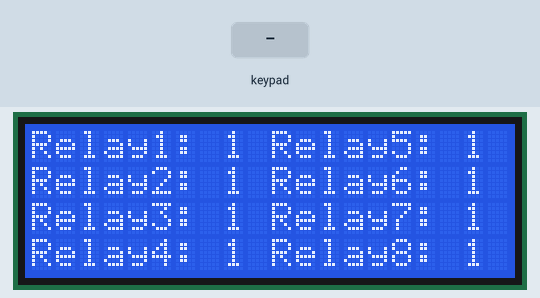
Recording of a sketch running on a simulated Arduino Uno, built with avr-gcc and run on an emulated ATmega328P. Shown: 20×4 character LCD. The test bench sets the inputs (shaded band). What the sketch prints to the serial monitor is not drawn.

Above: at 3.1 s.
3.2 s: key '*' pressed
At 4.4 s:
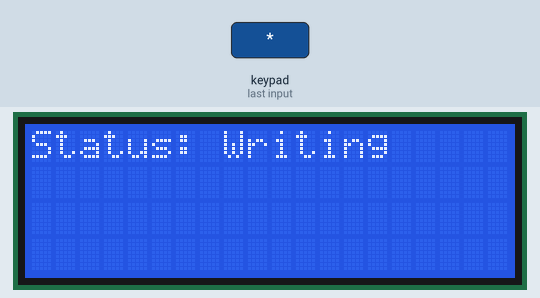
4.7 s: keypad keys 1 2 * pressed 0.4 s apart
At 5.75 s:
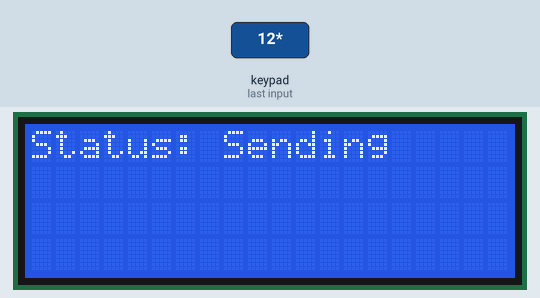
Timing chart, 0 to 7.7 s (numbered marks = the images above; inputs shaded):
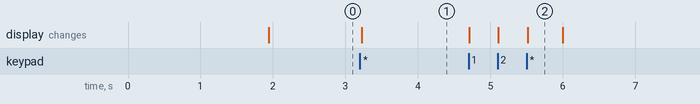

Measured:
- after the input at 3.2 s, the display: changes at once (image 1)
- after the input at 4.7 s, the display: first changes at once (image 2 shows a later state)
- what the display in image 2 shows lasts 0.5 s, from 5.5 s to 6.0 s

The sketch:

main.ino
```cpp
#include <Arduino.h>
#include <Keypad.h>
#include <keypadConfig.h>

#define N 9

#include <relay.h>

#include <Wire.h>
#include <LCD.h>
#include <LiquidCrystal_I2C.h>
#include <lcdConfig.h>

Keypad keypad = Keypad(makeKeymap(keys), rowPins, colPins, ROWS, COLS);
LiquidCrystal_I2C lcd(0x27, 2, 1, 0, 4, 5, 6, 7, 3, POSITIVE);

Relay relays[N];

long wd;
uint8_t status = NON_ACTION;
uint8_t pos = 0;
uint8_t queue[N];

void clearQueue(){
  for(int i = 0; i<N ; i++){
    queue[i] = 0;
  }
  pos = 0;
}

void setup() {
  // --- Screen Init ---
  lcd.begin(20, 4);
  lcd.backlight();
  lcd.setCursor(0,0); //Start at character 4 on line 0

  // --- Modbus Init ---
  Serial.begin(9600);
  for(int i = 0; i<N ; i++){
    uint8_t buf[8];
    relays[i] = Relay(i);
    relays[i].getRelay(Serial, buf);
    delay(100);
  }
  showStatus(lcd, relays);
}

void loop() {

  char key = keypad.getKey();

  if(isDigit(key)){
    if(status == WRITING){
      uint8_t index = String(key).toInt();
      if(index != 0 && index < N){
        queue[pos] = index;
        if(pos == 0){
          lcd.setCursor(0, 1);
          lcd.print(index);
        }
        else {
          lcd.print(",");
          lcd.print(index);
        }
        pos++;
      }
    }
  }

  if(key == 'A' && status == WRITING){
    turnOnAll(Serial, relays);
    clearQueue();
    status = SEND;
  }

  if(key == 'B' && status == WRITING){
    turnOffAll(Serial, relays);
    clearQueue();
    status = SEND;
  }

  if(key == '*'){
    if(status == NON_ACTION){
      lcd.clear();
      lcd.setCursor(0, 0);
      lcd.print("Status: Writing");
      status = WRITING;
      wd = millis();
    }
    else if(status == WRITING){
      status = SEND;
    }
  }

  if(millis() - wd > 10000 && status == WRITING) {
    status = NON_ACTION;
    clearQueue();
    lcd.clear();
    lcd.setCursor(0, 0);
    lcd.print("Status: Time Out!");
    delay(2000);
    clearQueue();
    showStatus(lcd, relays);
  }

  if(status == SEND){
    status = NON_ACTION;
    lcd.clear();
    lcd.setCursor(0, 0);
    lcd.print("Status: Sending");
    for(int i = 0; i<pos; i++){
      relays[queue[i]].swapRelay(Serial);
      delay(200);
    }
    clearQueue();
    showStatus(lcd, relays);
  }

}
```

relay.h
```cpp
#ifndef relay_h
#define relay_h

#include <Arduino.h>

#define NON_ACTION 0
#define WRITING 1
#define SEND 2

#define NODE 0x01

class Relay {
public:
  Relay();
  Relay(uint8_t i);
  bool setRelay(Stream& uart, bool state);
  bool getRelay(Stream& uart, uint8_t (&arr)[8]);
  bool swapRelay(Stream& uart);
  bool getLocalStatus();
  bool setLocalStatus(bool s);
private:
  uint8_t index;
  bool state;
};

Relay::Relay(){
  ;
}

Relay::Relay(uint8_t i){
  index = i;
}

bool Relay::setRelay(Stream& uart, bool s){

  while (uart.available()) {
    uart.read();
  }

  uint8_t val;
  if(s){
    val = 0x01;
  }
  else {
    val = 0x02;
  }
  uint8_t frame[8] = {NODE, 0x06, 0x00, index, val, 0x00, 0x00, 0x00};
  uint16_t crc = 0xFFFF;
  for (int i = 0; i < 6; i++) {
    crc ^= (uint16_t)frame[i];
    for (int i = 8; i != 0; i--) {    // Loop over each bit
      if ((crc & 0x0001) != 0) {      // If the LSB is set
        crc >>= 1;                    // Shift right and XOR 0xA001
        crc ^= 0xA001;
      }
      else                            // Else LSB is not set
       crc >>= 1;                    // Just shift right
     }
   }
   // Note, this number has low and high bytes swapped, so use it accordingly (or swap bytes)
  frame[6] = crc & 0x00FF;
  frame[7] = crc >> 8;
  for(int i=0; i<8; i++){
    uart.write(frame[i]);
  }
  state = s;
  return state;
}

bool Relay::getRelay(Stream& uart, uint8_t (&arr)[8]){

  while (uart.available()) {
    uart.read();
  }

  // inp 01 03 00 01 00 01 D5 CA
  // res 01 03 02 00 01 79 84

  uint8_t frame[8] = {NODE, 0x03, 0x00, index, 0x00, 0x01, 0x00, 0x00};
  uint16_t crc = 0xFFFF;
  for (int i = 0; i < 6; i++) {
    crc ^= (uint16_t)frame[i];
    for (int i = 8; i != 0; i--) {    // Loop over each bit
      if ((crc & 0x0001) != 0) {      // If the LSB is set
        crc >>= 1;                    // Shift right and XOR 0xA001
        crc ^= 0xA001;
      }
      else                            // Else LSB is not set
       crc >>= 1;                    // Just shift right
     }
   }
   // Note, this number has low and high bytes swapped, so use it accordingly (or swap bytes)
  frame[6] = crc & 0x00FF;
  frame[7] = crc >> 8;
  for(int i=0; i<8; i++){
    uart.write(frame[i]);
  }
  delay(100);
  for(int i = 0; i<7; i++){
    arr[i] = uart.read();
  }
  state = bool(arr[4]);
  return state;
}

bool Relay::swapRelay(Stream& uart){

  while (uart.available()) {
    uart.read();
  }

  state = !state;
  uint8_t val;
  if(state){
    val = 0x01;
  }
  else {
    val = 0x02;
  }
  uint8_t frame[8] = {NODE, 0x06, 0x00, index, val, 0x00, 0x00, 0x00};
  uint16_t crc = 0xFFFF;
  for (int i = 0; i < 6; i++) {
    crc ^= (uint16_t)frame[i];
    for (int i = 8; i != 0; i--) {    // Loop over each bit
      if ((crc & 0x0001) != 0) {      // If the LSB is set
        crc >>= 1;                    // Shift right and XOR 0xA001
        crc ^= 0xA001;
      }
      else                            // Else LSB is not set
       crc >>= 1;                    // Just shift right
     }
   }

   // Note, this number has low and high bytes swapped, so use it accordingly (or swap bytes)
  frame[6] = crc & 0x00FF;
  frame[7] = crc >> 8;
  for(int i=0; i<8; i++){
    uart.write(frame[i]);
  }
  return state;
}

bool Relay::getLocalStatus(){
  return state;
}

bool Relay::setLocalStatus(bool s){
  state = s;
  return state;
}

void turnOnAll(Stream& uart, Relay (&relays)[N]){
  for(int i=1; i<N; i++){
    relays[i].setRelay(uart, true);
    delay(100);
  }
}

void turnOffAll(Stream& uart, Relay (&relays)[N]){
  for(int i=1; i<N; i++){
    relays[i].setRelay(uart, false);
    delay(100);
  }
}

#endif
```

keypadConfig.h
```cpp
#ifndef keyPadConfig_h
#define keyPadConfig_h

#include <Arduino.h>

#define C1 4      // Col 1
#define C2 5      // Col 2
#define C3 6      // Col 3
#define C4 7      // Col 4

#define R1 8      // Row 1
#define R2 9      // Row 2
#define R3 10     // Row 3
#define R4 11     // Row 4

const byte ROWS = 4;    //four rows
const byte COLS = 4;    //four columns

char keys[ROWS][COLS] = {
  {'1','2','3','A'},
  {'4','5','6','B'},
  {'7','8','9','C'},
  {'*','0','#','D'}
};

byte rowPins[4] = {R1, R2, R3, R4};   //connect to the row pinouts of the keypad
byte colPins[4] = {C1, C2, C3, C4};   //connect to the column pinouts of the keypad

#endif
```

lcdConfig.h
```cpp
#ifndef lcdConfig_h
#define lcdConfig_h

#include <Arduino.h>

void showStatus(LiquidCrystal_I2C &lcd, Relay (&relay)[N]){
  lcd.clear();
  for(int i=1; i<N; i++){
    if(i<5){
      lcd.setCursor(0, i-1);
    }
    else {
      lcd.setCursor(10, i-5);
    }
    char stringBuf[10];
    sprintf (stringBuf,"Relay%i: %i", i, relay[i].getLocalStatus());
    lcd.print(stringBuf);
  }
}

#endif
```
